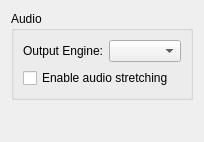
<?xml version="1.0" encoding="UTF-8"?>
<ui version="4.0">
 <class>ConfigureAudio</class>
 <widget class="QWidget" name="ConfigureAudio">
  <property name="geometry">
   <rect>
    <x>0</x>
    <y>0</y>
    <width>188</width>
    <height>142</height>
   </rect>
  </property>
  <layout class="QVBoxLayout">
   <item>
    <widget class="QGroupBox" name="groupBox">
     <property name="title">
      <string>Audio</string>
     </property>
     <layout class="QVBoxLayout">
      <item>
       <layout class="QHBoxLayout">
        <item>
         <widget class="QLabel" name="label">
          <property name="text">
           <string>Output Engine:</string>
          </property>
         </widget>
        </item>
        <item>
         <widget class="QComboBox" name="output_sink_combo_box">
          <property name="toolTip">
           <string>Selects the engine to use for audio. Choose null to disable audio.</string>
          </property>
         </widget>
        </item>
       </layout>
      </item>
      <item>
       <widget class="QCheckBox" name="toggle_audio_stretching">
        <property name="toolTip">
         <string>This post-processing effect adjusts audio speed to match emulation speed and helps prevent audio stutter. This however increases audio latency.</string>
        </property>
        <property name="text">
         <string>Enable audio stretching</string>
        </property>
       </widget>
      </item>
     </layout>
    </widget>
   </item>
   <item>
    <spacer>
     <property name="orientation">
      <enum>Qt::Vertical</enum>
     </property>
     <property name="sizeHint" stdset="0">
      <size>
       <width>20</width>
       <height>40</height>
      </size>
     </property>
    </spacer>
   </item>
  </layout>
 </widget>
 <resources/>
 <connections/>
</ui>
